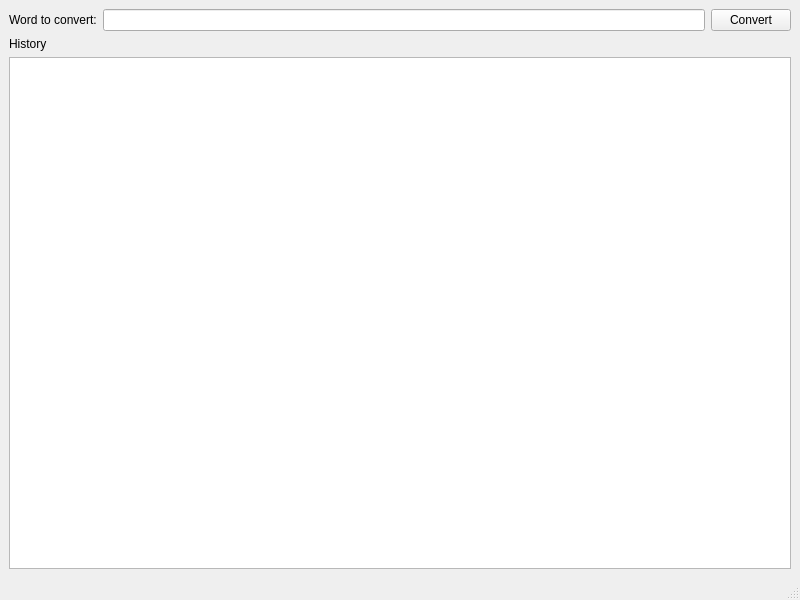
<?xml version="1.0" encoding="UTF-8"?>
<ui version="4.0">
 <class>MainWindow</class>
 <widget class="QMainWindow" name="MainWindow">
  <property name="geometry">
   <rect>
    <x>0</x>
    <y>0</y>
    <width>800</width>
    <height>600</height>
   </rect>
  </property>
  <property name="windowTitle">
   <string>Word Converter for Realtek</string>
  </property>
  <widget class="QWidget" name="centralwidget">
   <layout class="QVBoxLayout" name="verticalLayout">
    <item>
     <layout class="QHBoxLayout" name="horizontalLayout">
      <item>
       <widget class="QLabel" name="label">
        <property name="text">
         <string>Word to convert:</string>
        </property>
       </widget>
      </item>
      <item>
       <widget class="QLineEdit" name="wordInput"/>
      </item>
      <item>
       <widget class="QPushButton" name="pushButton">
        <property name="text">
         <string>Convert</string>
        </property>
       </widget>
      </item>
     </layout>
    </item>
    <item>
     <widget class="QLabel" name="label_2">
      <property name="text">
       <string>History</string>
      </property>
     </widget>
    </item>
    <item>
     <widget class="QListView" name="listView">
      <property name="editTriggers">
       <set>QAbstractItemView::NoEditTriggers</set>
      </property>
     </widget>
    </item>
   </layout>
  </widget>
  <widget class="QMenuBar" name="menubar">
   <property name="geometry">
    <rect>
     <x>0</x>
     <y>0</y>
     <width>800</width>
     <height>21</height>
    </rect>
   </property>
  </widget>
  <widget class="QStatusBar" name="statusbar"/>
 </widget>
 <tabstops>
  <tabstop>wordInput</tabstop>
  <tabstop>pushButton</tabstop>
  <tabstop>listView</tabstop>
 </tabstops>
 <resources/>
 <connections/>
</ui>
